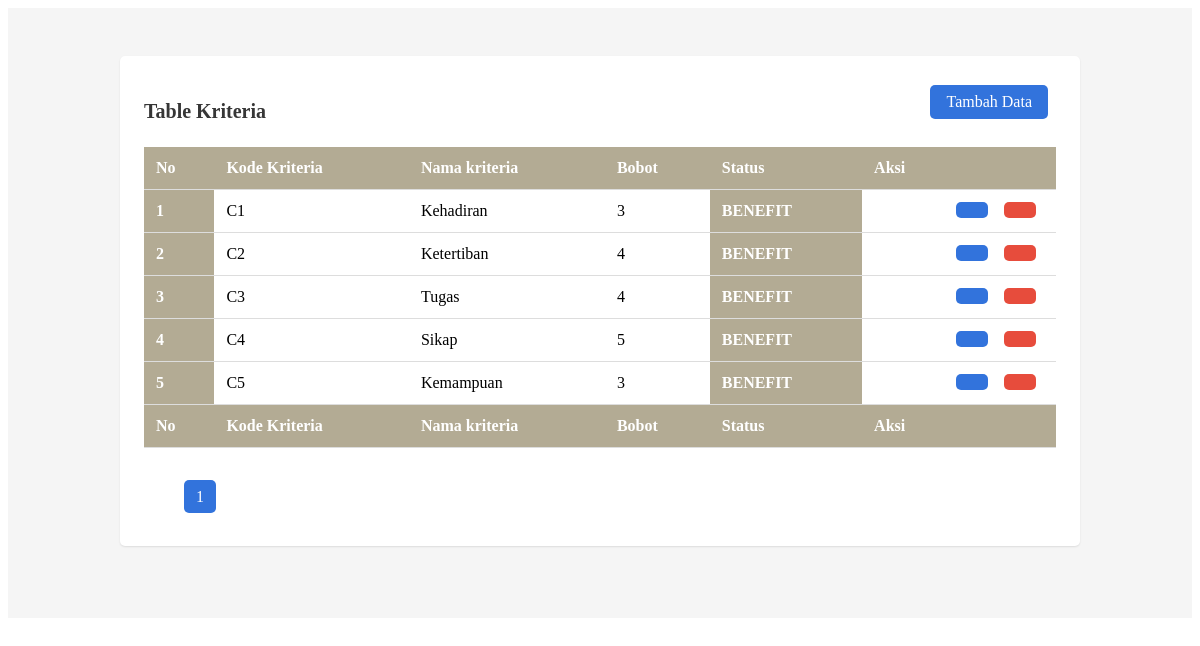
The page /page/kriteria/views.php on the database its author committed.
### tables this page shows
CREATE TABLE `kriteria` (
  `id_kriteria` int(11) NOT NULL,
  `kode_kriteria` varchar(250) NOT NULL,
  `nm_kriteria` varchar(250) NOT NULL,
  `bobot` int(11) NOT NULL,
  `status` varchar(250) NOT NULL,
  `Keterangan` varchar(200) DEFAULT NULL
);

### controller/Kriteria.php (called while the page is built, shortened)
<?php
function Koneksi()
{
    return mysqli_connect("localhost", "root", "", "belajar");
}
function Index($query)
{
    $koneksi = Koneksi();
    $result = mysqli_query($koneksi, $query);
    $rows = [];
    while ($row = mysqli_fetch_assoc($result)) {
        $rows[] = $row;
    }
    return $rows;
}

### page/kriteria/views.php (the view, shortened to what this page needs)
<?php
require("../controller/Kriteria.php");
$halaman = 5;
$hasil = count(Index("SELECT * FROM kriteria"));
$total = ceil($hasil / $halaman);
$aktif = (isset($_GET["page"])) ? $_GET["page"] : 1;
$awal = ($halaman * $aktif) - $halaman;
$data = Index("SELECT * FROM kriteria LIMIT $awal,$halaman");
?>
<link rel="stylesheet" href="../asset/css/styleviewkriteria.css">
<section class="section">
    <div class="container">
        <div class="row">
            <div class="columns">
                <div class="column">
                    <div class="card animate__animated animate__zoomIn">
                        <div class="card-header">
                            <p class="card-header-title">Table Kriteria</p>
                            <div class="buttons card-header-icon">
                                <a class="button is-link" href="index.php?halaman=tambahdatakriteria">
                                    <ion-icon name="add-circle" class="mr-2"></ion-icon>Tambah Data
                                </a>
                            </div>
                        </div>
                        <div class="card-content">
                            <div class="table-container">
                                <table class="table is-fullwidth">
                                    <thead class="has-background-success">
                                        <tr>
                                            <th class="has-text-white">No</th>
                                            <th class="has-text-white">Kode Kriteria</th>
                                            <th class="has-text-white">Nama kriteria</th>
                                            <th class="has-text-white">Bobot</th>
                                            <th class="has-text-white">Status</th>
                                            <th class="has-text-white">Aksi</th>
                                        </tr>
                                    </thead>
                                    <tfoot class="has-background-success">
                                        <tr>
                                            <th class="has-text-white">No</th>
                                            <th class="has-text-white">Kode Kriteria</th>
                                            <th class="has-text-white">Nama kriteria</th>
                                            <th class="has-text-white">Bobot</th>
                                            <th class="has-text-white">Status</th>
                                            <th class="has-text-white">Aksi</th>
                                        </tr>
                                    </tfoot>
                                    <tbody>
                                        <?php $i = 1 + $awal ?>
                                        <?php foreach ($data as $row) : ?>
                                            <tr>
                                                <th><?= $i ?></th>
                                                <td><?= $row["kode_kriteria"] ?></td>
                                                <td><?= $row["nm_kriteria"] ?></td>
                                                <td><?= $row["bobot"] ?></td>
                                                <th><?= $row["status"] ?></th>
                                                <td>
                                                    <div class="buttons">
                                                        <a class="button is-link" href="index.php?halaman=editdatakriteria&id=<?= $row['id_kriteria']; ?>">
                                                        </a>
                                                        <button class="button is-danger" onclick="DeleteData()">
                                                        </button>
                                                    </div>
                                                </td>
                                            </tr>
                                            <?php $i++ ?>
                                        <?php endforeach ?>
                                    </tbody>
                                </table>
                            </div>
                            <?php require '../controller/PaginationKriteria.php'; ?>
                        </div>
                    </div>
                </div>
            </div>
        </div>
    </div>
</section>

### controller/PaginationKriteria.php (shortened to what this page needs)
<nav class="pagination" role="navigation" aria-label="pagination">
    <ul class="pagination-list">
        <?php for ($i = 1; $i <= $total; $i++) : ?>
            <?php if ($i == $aktif) : ?>
                <li><a class="pagination-link is-current" aria-current="page" href="index.php?halaman=datakriteria&page=<?= $i; ?>"><?= $i; ?></a></li>
            <?php else : ?>
                <li><a class="pagination-link" href="index.php?halaman=datakriteria&page=<?= $i; ?>"><?= $i; ?></a></li>
            <?php endif; ?>
        <?php endfor; ?>
    </ul>
</nav>

### asset/css/styleviewkriteria.css (style rules this page uses)
.section { padding: 3rem 1.5rem; background-color: #f5f5f5; }
.container { margin: 0 auto; max-width: 960px; padding: 0 1.5rem; }
.table-container { overflow-x: auto; }
.card { background-color: #fff; box-shadow: 0px 1px 2px rgba(10, 10, 10, 0.1); border-radius: 5px; padding: 1.5rem; margin-bottom: 1.5rem; }
.card-header { display: flex; justify-content: space-between; align-items: center; margin-bottom: 1.5rem; }
.card-header-title { font-size: 1.25rem; font-weight: bold; color: #363636; margin-bottom: 0; }
.buttons { display: flex; justify-content: flex-end; align-items: center; }
.button { margin-right: 0.5rem; }
.table { width: 100%; border-collapse: collapse; }
.table th, .table td { padding: 0.75rem; border-bottom: 1px solid #ddd; text-align: left; }
.table th { background-color:#B3AB94; color: #fff; }
.table tfoot th { background-color:#B3AB94; color: #fff; border-top: 1px solid #ddd; }
.table td { vertical-align: top; }
.table tbody tr td:last-child .buttons { display: flex; justify-content: flex-end; align-items: center; }
.table tbody tr td:last-child .button { margin-left: 0.5rem; }
.is-link { background-color: #3273dc; color: #fff; border: none; text-decoration: none; padding: 0.5rem 1rem; border-radius: 5px; cursor: pointer; transition: all 0.3s ease; }
.is-danger { background-color: #e74c3c; color: #fff; border: none; padding: 0.5rem 1rem; border-radius: 5px; cursor: pointer; transition: all 0.3s ease; }
.has-text-white { color: #fff; }
.has-background-success { background-color:#B3AB94; }
.pagination { display: flex; justify-content: space-between; align-items: center; margin-top: 1.5rem; }
.pagination-list { display: flex; justify-content: center; align-items: center; }
.pagination-link { padding: 0.5rem 0.75; }
.pagination-list { display: flex; justify-content: center; align-items: center; list-style-type: none; }
.pagination-link { padding: 0.5rem 0.75rem; border: none; border-radius: 5px; cursor: pointer; text-decoration: none; transition: all 0.3s ease; }
.pagination-link.is-current { background-color: #3273dc; color: #fff; }

### rows shown on the page
kriteria: kode_kriteria "C1", nm_kriteria "Kehadiran", bobot "3", status "BENEFIT"
kriteria: kode_kriteria "C2", nm_kriteria "Ketertiban", bobot "4", status "BENEFIT"
kriteria: kode_kriteria "C3", nm_kriteria "Tugas", bobot "4", status "BENEFIT"
kriteria: kode_kriteria "C4", nm_kriteria "Sikap", bobot "5", status "BENEFIT"
kriteria: kode_kriteria "C5", nm_kriteria "Kemampuan", bobot "3", status "BENEFIT"
